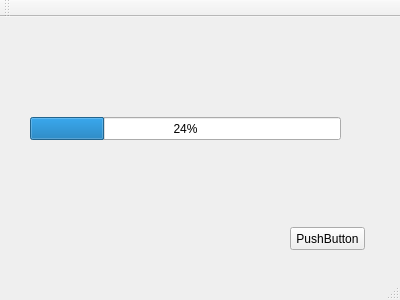
<?xml version="1.0" encoding="UTF-8"?>
<ui version="4.0">
 <class>MainWindow</class>
 <widget class="QMainWindow" name="MainWindow">
  <property name="geometry">
   <rect>
    <x>0</x>
    <y>0</y>
    <width>400</width>
    <height>300</height>
   </rect>
  </property>
  <property name="windowTitle">
   <string>MainWindow1231</string>
  </property>
  <widget class="QWidget" name="centralWidget">
   <widget class="QPushButton" name="pushButton">
    <property name="geometry">
     <rect>
      <x>290</x>
      <y>210</y>
      <width>75</width>
      <height>23</height>
     </rect>
    </property>
    <property name="text">
     <string>PushButton</string>
    </property>
   </widget>
   <widget class="QProgressBar" name="progressBar">
    <property name="geometry">
     <rect>
      <x>30</x>
      <y>100</y>
      <width>311</width>
      <height>23</height>
     </rect>
    </property>
    <property name="value">
     <number>24</number>
    </property>
   </widget>
  </widget>
  <widget class="QMenuBar" name="menuBar">
   <property name="geometry">
    <rect>
     <x>0</x>
     <y>0</y>
     <width>400</width>
     <height>21</height>
    </rect>
   </property>
  </widget>
  <widget class="QToolBar" name="mainToolBar">
   <attribute name="toolBarArea">
    <enum>TopToolBarArea</enum>
   </attribute>
   <attribute name="toolBarBreak">
    <bool>false</bool>
   </attribute>
  </widget>
  <widget class="QStatusBar" name="statusBar"/>
 </widget>
 <layoutdefault spacing="6" margin="11"/>
 <resources/>
 <connections>
  <connection>
   <sender>pushButton</sender>
   <signal>clicked()</signal>
   <receiver>MainWindow</receiver>
   <slot>close()</slot>
   <hints>
    <hint type="sourcelabel">
     <x>315</x>
     <y>245</y>
    </hint>
    <hint type="destinationlabel">
     <x>260</x>
     <y>190</y>
    </hint>
   </hints>
  </connection>
 </connections>
</ui>
